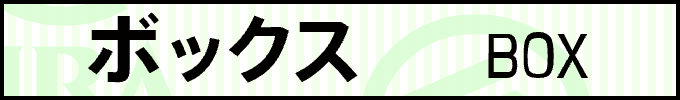
#> input picture src/resource/box_604_20_1284_120.png, 680 x 100 px
$ python -i baken_image.py   (imports and definitions only)
#> lines starting #> are read from the running program, lines starting #| are printed output that depends on the picture
from PIL import Image
from image_util import ImageUtil

class BakenImage:
    TRIM_MARGIN = 4
    MASK_RIGHT_IMG_POSX = 929
    MASK_RIGHT_IMG_POSY = 338

    NAGSHI_BAKEN_MARK_IMG_PATH = "./resource/nagashi_604_20_1284_120.png"
    BOX_BAKEN_MARK_IMG_PATH = "./resource/box_604_20_1284_120.png"
    FORMATION_BAKEN_MARK_IMG_PATH = "./resource/formation_604_20_1284_120.png"
    JRA_LOGO_IMG_PATH = "./resource/jralogo_20_750_160_810.png"
    TANSHO_BAKEN_MARK_IMG_PATH = "./resource/tansho_380_5_590_740.png"
    FUKUSHO_BAKEN_MARK_IMG_PATH = "./resource/fukusho_380_5_590_740.png"
    MASK_LOWER_IMG_PATH = "./resource/mask.png"
    MASK_RIGHT_IMG_PATH = "./resource/mask2.png"

    def __init__(self, file_path):
        """コンストラクタ"""
#> called with file_path = 'resource/box_604_20_1284_120.png'
        self.image = Image.open(file_path)
#> self.image is the input picture: PIL image 680x100 RGBA; mean R, G, B, A 194.4, 203.5, 189.9, 255

    def trim_unnesessary_parts(self):
        """不要な領域をトリミングする"""
        image = self.image
        # 画像の幅と高さを取得
        width, height = image.size
#> width = 680; height = 100
        # 画像をRGBモードに変換（必要に応じて）
        image = image.convert("RGB")

        left = 9999
        right = 0
        top = 9999
        bottom = 0

        # left(左上x座標)
        for x in range(width):
            # ピクセルのRGB値を取得
            r, g, b = image.getpixel((x, height / 2))
            if (r, g, b) != (255, 255, 255):
                left = x
                break
#> this loop made 1 pass
#> (r, g, b) on pass 1: (3, 0, 0)

        #right(右上x座標)
        for x in range(width - 1, 0, -1):
            # ピクセルのRGB値を取得
            r, g, b = image.getpixel((x, height / 2))
            if (r, g, b) != (255, 255, 255):
                right = x
                break

        # top(左上y座標)
        for y in range(height):
            # ピクセルのRGB値を取得
            r, g, b = image.getpixel((width / 2, y))
            if (r, g, b) != (255, 255, 255):
                top = y
                break

        # bottom
        for y in range(height - 1, 0, -1):
            # ピクセルのRGB値を取得
            r, g, b = image.getpixel((width / 2, y))
            if (r, g, b) != (255, 255, 255):
                bottom = y
                break

        self.image = self.image.crop((left + self.TRIM_MARGIN, top + self.TRIM_MARGIN, right - self.TRIM_MARGIN, bottom - self.TRIM_MARGIN))
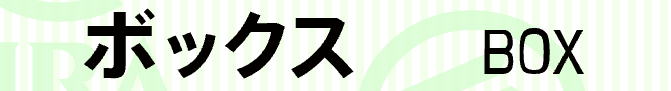
#> self.image: PIL image 671x91 RGBA; mean R, G, B, A 213.2, 223.4, 208.6, 255

    # [54 lines left out: functions mask_lower_betting_price, mask_right_betting_price, is_jra_baken_image, is_nagashi_baken, is_formation_baken, is_box_baken and 3 more, not called in this run]

>>> result = BakenImage('resource/box_604_20_1284_120.png').trim_unnesessary_parts()

$ run again, on src/resource/formation_604_20_1284_120.png
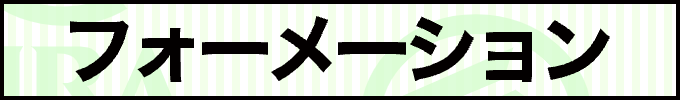
#> input picture src/resource/formation_604_20_1284_120.png, 680 x 100 px
#> in __init__, self.image is the input picture: PIL image 680x100 RGBA; mean R, G, B, A 186.6, 195, 182.2, 255
#> the loop in trim_unnesessary_parts, `for x in range(width):` made 1 pass
#> (r, g, b) on pass 1: (3, 0, 0)
#> the loop in trim_unnesessary_parts, `for x in range(width - 1, 0, -1):` made 1 pass
#> the loop in trim_unnesessary_parts, `for y in range(height):` made 1 pass
#> the loop in trim_unnesessary_parts, `for y in range(height - 1, 0, -1):` made 1 pass
#> in trim_unnesessary_parts, `self.image = self.image.crop((left + self.TRIM_MARGIN, top + self.TRIM..`:
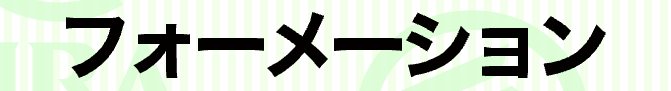
#> self.image: PIL image 671x91 RGBA; mean R, G, B, A 204.5, 214, 200, 255

$ run again, on src/resource/fukusho_380_5_590_740.png
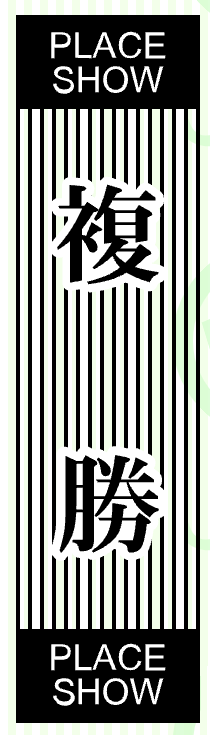
#> input picture src/resource/fukusho_380_5_590_740.png, 210 x 735 px
#> in __init__, self.image is the input picture: PIL image 210x735 RGBA; mean R, G, B, A 143.1, 146.4, 141, 255
#> the loop in trim_unnesessary_parts, `for x in range(width):` made 9 passes
#> (r, b) on passes 1 to 8: (255, 255), (255, 255), (255, 255), (255, 255), (255, 255), (255, 255), (255, 255), (255, 255)
#> the loop in trim_unnesessary_parts, `for x in range(width - 1, 0, -1):` made 3 passes
#> (r, b) on passes 1 to 3: (255, 255), (255, 255), (243, 234)
#> the loop in trim_unnesessary_parts, `for y in range(height):` made 1 pass
#> (r, g, b) on pass 1: (243, 255, 234)
#> the loop in trim_unnesessary_parts, `for y in range(height - 1, 0, -1):` made 1 pass
#> in trim_unnesessary_parts, `self.image = self.image.crop((left + self.TRIM_MARGIN, top + self.TRIM..`:
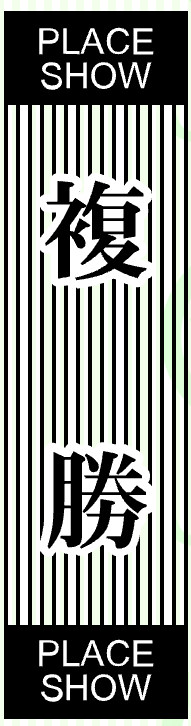
#> self.image: PIL image 191x726 RGBA; mean R, G, B, A 131.3, 134.2, 129.4, 255

$ run again, on src/resource/nagashi_604_20_1284_120.png
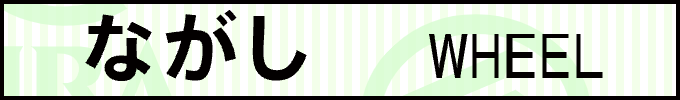
#> input picture src/resource/nagashi_604_20_1284_120.png, 680 x 100 px
#> in __init__, self.image is the input picture: PIL image 680x100 RGBA; mean R, G, B, A 193.9, 202.9, 189.4, 255
#> the loop in trim_unnesessary_parts, `for x in range(width):` made 1 pass
#> (r, g, b) on pass 1: (3, 0, 0)
#> the loop in trim_unnesessary_parts, `for x in range(width - 1, 0, -1):` made 1 pass
#> the loop in trim_unnesessary_parts, `for y in range(height):` made 1 pass
#> the loop in trim_unnesessary_parts, `for y in range(height - 1, 0, -1):` made 1 pass
#> in trim_unnesessary_parts, `self.image = self.image.crop((left + self.TRIM_MARGIN, top + self.TRIM..`:
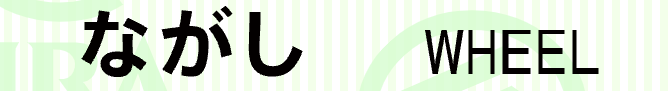
#> self.image: PIL image 671x91 RGBA; mean R, G, B, A 212.6, 222.8, 207.9, 255
